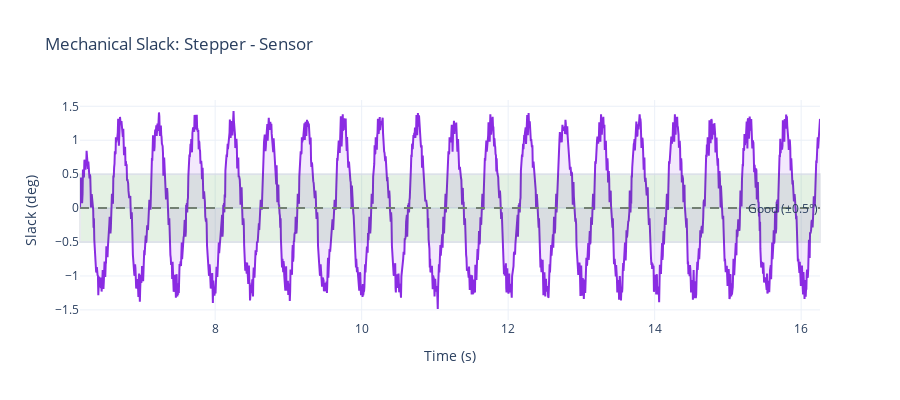

The notebook cell saved with this chart:
### Markdown cell above
## Mechanical Slack (Error)

### Code cell
# Mechanical slack = stepper - sensor
fig2 = go.Figure()

fig2.add_trace(go.Scatter(
    x=df['time_s'], y=df['mech_slack'],
    name='Mechanical Slack', mode='lines',
    line=dict(color='rgb(138, 43, 226)', width=2),
    fill='tozeroy', fillcolor='rgba(138, 43, 226, 0.1)'
))

fig2.add_hline(y=0, line_dash="dash", line_color="gray")
fig2.add_hrect(y0=-0.5, y1=0.5, fillcolor="green", opacity=0.1,
               annotation_text="Good (±0.5°)", annotation_position="right")

fig2.update_layout(
    title='Mechanical Slack: Stepper - Sensor',
    xaxis_title='Time (s)',
    yaxis_title='Slack (deg)',
    height=400,
    hovermode='x unified',
    template='plotly_white'
)

fig2.show()

### Figure 1 — Plotly figure (JSON) as saved in the notebook; plotly's stock layout.template omitted (floating-point values rounded to 4 significant figures; data arrays with more than 128 entries replaced by an {"elided": "..."} marker saying what was removed)
{"data": [{"fill": "tozeroy", "fillcolor": "rgba(138, 43, 226, 0.1)", "line": {"color": "rgb(138, 43, 226)", "width": 2}, "mode": "lines", "name": "Mechanical Slack", "type": "scatter", "x": {"elided": "2014 float values"}, "y": {"elided": "2014 float values"}}], "layout": {"annotations": [{"showarrow": false, "text": "Good (±0.5°)", "x": 1, "xanchor": "right", "xref": "x domain", "y": 0, "yanchor": "middle", "yref": "y"}], "height": 400, "hovermode": "x unified", "shapes": [{"line": {"color": "gray", "dash": "dash"}, "type": "line", "x0": 0, "x1": 1, "xref": "x domain", "y0": 0, "y1": 0, "yref": "y"}, {"fillcolor": "green", "opacity": 0.1, "type": "rect", "x0": 0, "x1": 1, "xref": "x domain", "y0": -0.5, "y1": 0.5, "yref": "y"}], "title": {"text": "Mechanical Slack: Stepper - Sensor"}, "xaxis": {"title": {"text": "Time (s)"}}, "yaxis": {"title": {"text": "Slack (deg)"}}}}
